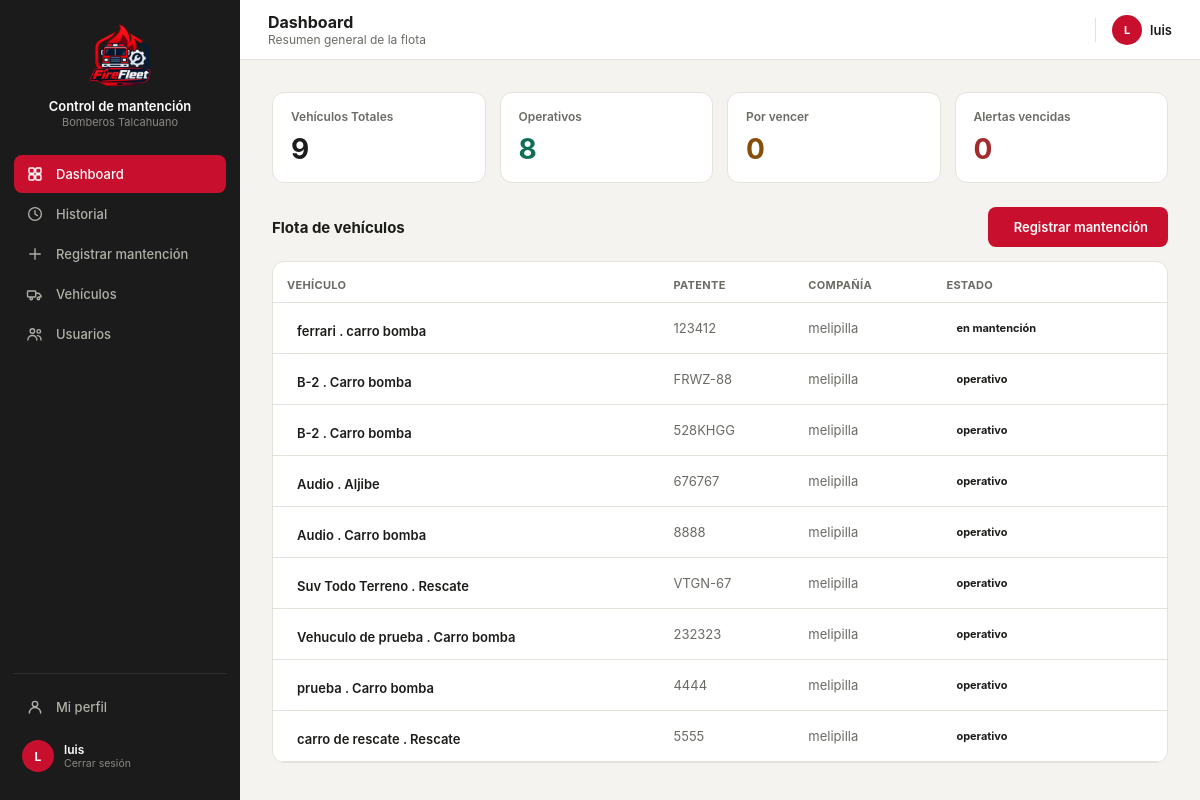
/dashboard/ (signed in), run on the app's committed database.
### core/models.py (models this page shows, shortened)
class Usuario(models.Model):
    id_user = models.AutoField(primary_key=True)
    user = models.OneToOneField(User, on_delete=models.CASCADE, related_name="perfil", null=True, blank=True)
    nombre = models.CharField(max_length=120)
    rol = models.CharField(max_length=50)
    id_compania = models.ForeignKey(
        Compania, on_delete=models.SET_NULL, null=True, blank=True,
        db_column="id_compania", related_name="usuarios",
    )
    telefono = models.CharField(max_length=30, blank=True, default='')
    class Meta:
        db_table = "usuario"

class Vehiculo(models.Model):
    id_vehi = models.AutoField(primary_key=True)
    patente = models.CharField(max_length=10, unique=True, null=True, blank=True)
    tipo_v = models.CharField(max_length=50)
    modelo = models.CharField(max_length=80, blank=True)
    anio = models.IntegerField(null=True, blank=True, db_column="año")
    id_compania = models.ForeignKey(
        Compania, on_delete=models.PROTECT, db_column="id_compania", related_name="vehiculos",
    )
    estado = models.CharField(max_length=30, default="operativo")
    kilometraje = models.DecimalField(max_digits=10, decimal_places=2, default=0)
    proxima_mantencion = models.DateField(null=True, blank=True)
    class Meta:
        db_table = "vehiculo"

class Compania(models.Model):
    id_comp = models.AutoField(primary_key=True)
    nombre = models.CharField(max_length=100)
    direccion = models.CharField(max_length=200, blank=True, db_column="dirección")
    telefono = models.CharField(max_length=20, blank=True, db_column="teléfono")
    class Meta:
        db_table = "compania"
        verbose_name_plural = "Compañías"
    def __str__(self):
        return self.nombre

### core/views.py (the view)
# urls.py: path('dashboard/', views.dashboard, name='dashboard'),
@login_required(login_url='index')
def dashboard(request):
    perfil, current_user_data = _datos_usuario_actual(request)
    current_user_data['role'] = current_user_data['rol']
    context = {
        'current_user': current_user_data,
        'total_vehiculos': Vehiculo.objects.count(),
        'vehiculos_operativos': Vehiculo.objects.filter(estado__iexact='operativo').count(),
        'vehiculos_por_vencer': Vehiculo.objects.filter(estado__iexact='por vencer').count(),
        'vehiculos_vencidos': Vehiculo.objects.filter(estado__iexact='vencido').count(),
        'flota': Vehiculo.objects.select_related('id_compania').all(),
    }
    return render(request, 'core/dashboard.html', context)

### core/views.py (called while the page is built)
def _datos_usuario_actual(request):
    perfil_usuario = getattr(request.user, 'perfil', None)
    is_admin = request.user.is_superuser or bool(
        perfil_usuario and (perfil_usuario.rol or '').lower() == 'administrador'
    )
    if perfil_usuario:
        nombre = perfil_usuario.nombre
        rol = perfil_usuario.rol
        comp = str(perfil_usuario.id_compania) if perfil_usuario.id_compania else 'Sin Compañía'
    else:
        nombre = request.user.get_full_name() or request.user.username
        rol = ''
        comp = 'Sin Compañía'
    return perfil_usuario, {
        'name': nombre,
        'rol': rol,
        'comp': comp,
        'initials': ''.join([palabra[0].upper() for palabra in nombre.split()[:2]]) or '??',
        'isAdmin': is_admin,
    }

### core/templates/core/dashboard.html (shortened to what this page needs)
{% load static %}
<!DOCTYPE html>
<html lang="es">
<head>
<link rel="stylesheet" href="https://cdnjs.cloudflare.com/ajax/libs/tabler-icons/2.44.0/iconfont/tabler-icons.min.css">
<link rel="stylesheet" href="{% static 'styles.css' %}">
</head>
<body>
<div class="layout">
  <div class="sidebar">
    <div class="sidebar-brand">
      <div class="logo"><img src="{% static 'imagenes/logo2.png' %}" alt="Logo Control de mantención"></div>
      <div><p class="t1">Control de mantención</p><p class="t2">Bomberos Talcahuano</p></div>
    </div>
    <a class="nav-item active" href="{% url 'dashboard' %}">Dashboard</a>
    <a class="nav-item" href="{% url 'historial' %}"><svg class="nav-icon" viewBox="0 0 24 24" fill="none" stroke="currentColor" stroke-width="1.8" stroke-linecap="round" stroke-linejoin="round"><circle cx="12" cy="12" r="8.5"/><polyline points="12 7.5 12 12 15.2 14.2"/></svg>Historial</a>
    <a class="nav-item" href="{% url 'registrar' %}"><svg class="nav-icon" viewBox="0 0 24 24" fill="none" stroke="currentColor" stroke-width="1.8" stroke-linecap="round" stroke-linejoin="round"><line x1="12" y1="5" x2="12" y2="19"/><line x1="5" y1="12" x2="19" y2="12"/></svg>Registrar mantención</a>
    <a class="nav-item nav-vehiculos" href="{% url 'vehiculos' %}" style="display:none;"><svg class="nav-icon" viewBox="0 0 24 24" fill="none" stroke="currentColor" stroke-width="1.8" stroke-linecap="round" stroke-linejoin="round"><rect x="2" y="8" width="11" height="8" rx="1"/><path d="M13 11h4l3 3v2h-3"/><circle cx="7" cy="18" r="1.6"/><circle cx="16.5" cy="18" r="1.6"/></svg>Vehículos</a>
    <a class="nav-item nav-usuarios" href="{% url 'usuarios' %}" style="display:none;"><svg class="nav-icon" viewBox="0 0 24 24" fill="none" stroke="currentColor" stroke-width="1.8" stroke-linecap="round" stroke-linejoin="round"><circle cx="8.5" cy="8" r="3"/><path d="M2.5 20c0-3.6 2.7-6 6-6s6 2.4 6 6"/><circle cx="17" cy="8.5" r="2.4"/><path d="M15.2 14.2c2.7 0.2 4.8 2.3 4.8 5.8"/></svg>Usuarios</a>
    <div class="sidebar-footer">
      <a class="nav-item" href="{% url 'perfil' %}"><svg class="nav-icon" viewBox="0 0 24 24" fill="none" stroke="currentColor" stroke-width="1.8" stroke-linecap="round" stroke-linejoin="round"><circle cx="12" cy="8" r="3.6"/><path d="M4.5 20c0-4.1 3.4-7.4 7.5-7.4s7.5 3.3 7.5 7.4"/></svg>Mi perfil</a>
      <a class="sidebar-user" href="{% url 'logout' %}" style="margin-top:6px; text-decoration:none;">
        <div class="av">{{ current_user.initials }}</div>
        <div>
          <p class="name">{{ current_user.name }}</p>
          <p class="role">Cerrar sesión</p>
        </div>
      </a>
    </div>
  </div>
  <div class="main">
    <div class="topbar">
      <div style="display:flex; align-items:center; gap:12px;">
        <div><h2>Dashboard</h2><p class="crumb">Resumen general de la flota</p></div>
      </div>
      <div style="display:flex; align-items:center; gap:16px;">
        <div style="display:flex; align-items:center; gap:8px;">
          <div style="width:30px; height:30px; border-radius:50%; background:var(--red); display:flex; align-items:center; justify-content:center; color:#fff; font-size:11px; font-weight:700;">
            {{ current_user.initials }}
          </div>
          <span style="font-size:13px; font-weight:600;">{{ current_user.name }}</span>
        </div>
      </div>
    </div>
    <div class="content">
      <div style="display:grid; grid-template-columns:repeat(4,1fr); gap:14px; margin-bottom:24px;">
        <div class="stat">
            <p class="lbl">Vehículos Totales</p>
            <p class="val">{{ total_vehiculos }}</p>
        </div>
        <div class="stat">
            <p class="lbl">Operativos</p>
            <p class="val" style="color:#0F6E56;">{{ vehiculos_operativos }}</p>
        </div>
        <div class="stat">
            <p class="lbl">Por vencer</p>
            <p class="val" style="color:#854F0B;">{{ vehiculos_por_vencer }}</p>
        </div>
        <div class="stat">
            <p class="lbl">Alertas vencidas</p>
            <p class="val" style="color:#A32D2D;">{{ vehiculos_vencidos }}</p>
        </div>
      </div>
      <div style="display:flex; align-items:center; justify-content:space-between; margin-bottom:14px;">
        <h3 style="font-size:15px; margin:0;">Flota de vehículos</h3>
        <a class="btn-primary" href="{% url 'registrar' %}">Registrar mantención</a>
      </div>
      <div class="card" style="padding:0; overflow:hidden;">
        <table>
          <thead><tr><th>Vehículo</th><th>Patente</th><th>Compañía</th><th>Estado</th><th></th></tr></thead>
          <tbody>
            {% for v in flota %}
             <tr class="clickable" data-href="{% url 'vehidetalle' v.id_vehi %}" onclick="window.location.href=this.dataset.href">
              <td style="font-weight:600;"><span style="display:inline-flex; align-items:center; gap:10px;">{{ v.modelo }}  . {{v.tipo_v }}</span></td>
              <td style="color:var(--text2);">{{ v.patente }}</td>
              <td style="color:var(--text2);">{{ v.id_compania }}</td>
              <td><span class="pill pill-{{ v.badge_status }}">{{ v.estado }}</span></td>
              <td style="text-align:right; color:var(--text2);"></td>
            </tr>
            {% empty %}
            <tr>
              <td colspan="6" style="text-align:center; padding:20px; color:var(--text2);">No hay vehículos registrados en la base de datos.</td>
            </tr>
            {% endfor %}
          </tbody>
        </table>
      </div>
    </div>
  </div>
</div>
</body>
</html>

### core/static/styles.css (style rules this page uses)
:root { --red:#C8102E; --dark:#212121; --darker:#181818; --sidebar-bg:#1B1B1B; --sidebar-hover:#2A2A2A; --input-bg:#fff; --input-border:#D8D6CE; --muted:#8A8880; --amber:#854F0B; --amber-bg:#FDECC8; --green:#0F6E56; --green-bg:#DCEEE8; --danger:#A32D2D; --danger-bg:#F6DCDC; --surface1:#F4F3EF; --surface2:#FFFFFF; --border:#E4E2DB; --text1:#1C1C1A; --text2:#6B6A64; }
* { box-sizing:border-box; -webkit-tap-highlight-color:transparent; }
body { margin:0; font-family:-apple-system,BlinkMacSystemFont,"Segoe UI",Roboto,Helvetica,Arial,sans-serif; background:var(--surface1); color:var(--text1); min-height:100vh; }
.layout { display:flex; min-height:100vh; }
.sidebar { width:240px; background:var(--sidebar-bg); flex-shrink:0; display:flex; flex-direction:column; padding:20px 14px; position:sticky; top:0; height:100vh; }
.sidebar-brand { display:flex; flex-direction:column; align-items:center; text-align:center; gap:10px; padding:4px 8px 26px; }
.sidebar-brand .logo { width:64px; height:64px; display:flex; align-items:center; justify-content:center; flex-shrink:0; overflow:hidden; }
.sidebar-brand .logo img { width:100%; height:100%; object-fit:contain; display:block; }
.sidebar-brand .t1 { color:#fff; font-size:13px; font-weight:600; margin:0; line-height:1.3; }
.sidebar-brand .t2 { color:#8A8880; font-size:11px; margin:0; }
.nav-item { display:flex; align-items:center; gap:12px; padding:10px 12px; border-radius:8px; color:#B0AFA8; font-size:13px; font-weight:500; cursor:pointer; border:none; background:none; width:100%; text-align:left; margin-bottom:2px; text-decoration:none; }
.nav-item .nav-icon { width:18px; height:18px; flex-shrink:0; }
.nav-item.active { background:var(--red); color:#fff; }
.sidebar-footer { margin-top:auto; padding-top:14px; border-top:1px solid #2E2E2E; }
.sidebar-user { display:flex; align-items:center; gap:10px; padding:8px; border-radius:8px; cursor:pointer; }
.sidebar-user .av { width:32px; height:32px; border-radius:50%; background:var(--red); display:flex; align-items:center; justify-content:center; color:#fff; font-size:12px; font-weight:700; flex-shrink:0; }
.sidebar-user .name { color:#fff; font-size:12px; font-weight:600; margin:0; }
.sidebar-user .role { color:#8A8880; font-size:10.5px; margin:0; }
.main { flex:1; min-width:0; }
.topbar { height:60px; background:var(--surface2); border-bottom:1px solid var(--border); display:flex; align-items:center; justify-content:space-between; padding:0 28px; position:sticky; top:0; z-index:10; }
.topbar h2 { font-size:16px; font-weight:700; margin:0; }
.topbar .crumb { font-size:12px; color:var(--text2); margin:0; }
.content { padding:28px 32px; max-width:1200px; margin:0 auto; }
.card { background:var(--surface2); border:1px solid var(--border); border-radius:12px; padding:18px; }
.btn-primary { background:var(--red); border:none; color:#fff; height:40px; padding:0 20px; border-radius:8px; font-weight:600; font-size:13px; cursor:pointer; display:inline-flex; align-items:center; gap:6px; }
.pill { font-size:11px; font-weight:700; padding:4px 10px; border-radius:20px; display:inline-block; }
table { width:100%; border-collapse:collapse; }
th { text-align:left; font-size:11px; color:var(--text2); font-weight:700; text-transform:uppercase; letter-spacing:0.03em; padding:16px 14px 10px; border-bottom:1px solid var(--border); }
td { padding:14px; border-bottom:1px solid var(--border); font-size:13px; vertical-align:middle; }
tr.clickable { cursor:pointer; }
.stat { background:var(--surface2); border:1px solid var(--border); border-radius:12px; padding:16px 18px; }
.stat .lbl { font-size:12px; color:var(--text2); margin:0 0 8px; font-weight:600; }
.stat .val { font-size:28px; font-weight:700; margin:0; }
a.btn-primary, a.btn-secondary { text-decoration:none; justify-content:center; }
.content { padding: 32px; flex: 1; }

### data on the page
Usuario: name "luis"
Vehiculo: modelo "ferrari", tipo_v "carro bomba", patente "123412", id_compania "melipilla", estado "en mantención"
Vehiculo: modelo "B-2", tipo_v "Carro bomba", patente "FRWZ-88", id_compania "melipilla", estado "operativo"
Vehiculo: modelo "B-2", tipo_v "Carro bomba", patente "528KHGG", id_compania "melipilla", estado "operativo"
Vehiculo: modelo "Audio", tipo_v "Aljibe", patente "676767", id_compania "melipilla", estado "operativo"
Vehiculo: modelo "Audio", tipo_v "Carro bomba", patente "8888", id_compania "melipilla", estado "operativo"
Vehiculo: modelo "Suv Todo Terreno", tipo_v "Rescate", patente "VTGN-67", id_compania "melipilla", estado "operativo"
Vehiculo: modelo "Vehuculo de prueba", tipo_v "Carro bomba", patente "232323", id_compania "melipilla", estado "operativo"
Vehiculo: modelo "prueba", tipo_v "Carro bomba", patente "4444", id_compania "melipilla", estado "operativo"
Vehiculo: modelo "carro de rescate", tipo_v "Rescate", patente "5555", id_compania "melipilla", estado "operativo"

### other printed values
{{ current_user.initials }} "L"
{{ total_vehiculos }} "9"
{{ vehiculos_operativos }} "8"
{{ vehiculos_por_vencer }} "0"
{{ vehiculos_vencidos }} "0"
